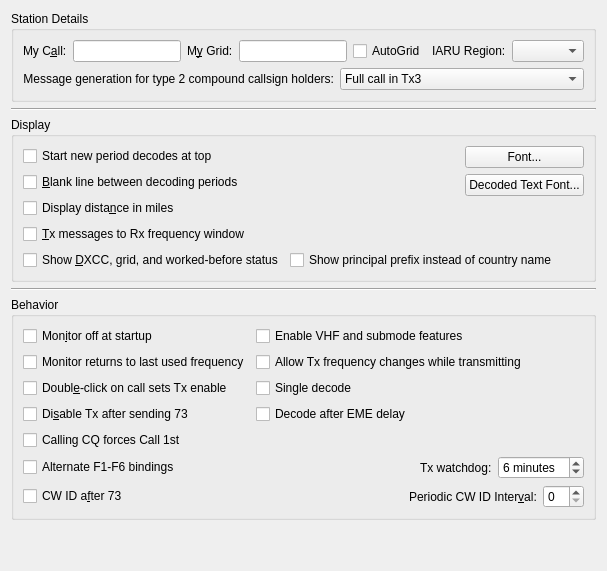
     <widget class="QWidget" name="general_tab">
      <attribute name="title">
       <string>Genera&amp;l</string>
      </attribute>
      <attribute name="toolTip">
       <string>General station details and settings.</string>
      </attribute>
      <layout class="QVBoxLayout" name="verticalLayout_4">
       <item>
        <widget class="QGroupBox" name="station_group_box">
         <property name="title">
          <string>Station Details</string>
         </property>
         <layout class="QVBoxLayout" name="verticalLayout_12">
          <item>
           <layout class="QHBoxLayout" name="horizontalLayout_14">
            <item>
             <layout class="QFormLayout" name="formLayout_3">
              <item row="0" column="0">
               <widget class="QLabel" name="callsign_label">
                <property name="text">
                 <string>My C&amp;all:</string>
                </property>
                <property name="buddy">
                 <cstring>callsign_line_edit</cstring>
                </property>
               </widget>
              </item>
              <item row="0" column="1">
               <widget class="QLineEdit" name="callsign_line_edit">
                <property name="toolTip">
                 <string>Station callsign.</string>
                </property>
               </widget>
              </item>
             </layout>
            </item>
            <item>
             <layout class="QFormLayout" name="formLayout_12">
              <item row="0" column="0">
               <widget class="QLabel" name="grid_label">
                <property name="text">
                 <string>M&amp;y Grid:</string>
                </property>
                <property name="buddy">
                 <cstring>grid_line_edit</cstring>
                </property>
               </widget>
              </item>
              <item row="0" column="1">
               <widget class="QLineEdit" name="grid_line_edit">
                <property name="toolTip">
                 <string>&lt;html&gt;&lt;head/&gt;&lt;body&gt;&lt;p&gt;Maidenhead locator, preferably 6 characters.&lt;/p&gt;&lt;/body&gt;&lt;/html&gt;</string>
                </property>
               </widget>
              </item>
             </layout>
            </item>
            <item>
             <widget class="QCheckBox" name="use_dynamic_grid">
              <property name="toolTip">
               <string>Check to allow grid changes from external programs</string>
              </property>
              <property name="text">
               <string>AutoGrid</string>
              </property>
             </widget>
            </item>
            <item>
             <layout class="QFormLayout" name="formLayout_2">
              <item row="0" column="0">
               <widget class="QLabel" name="label_12">
                <property name="text">
                 <string>IARU Region:</string>
                </property>
                <property name="buddy">
                 <cstring>region_combo_box</cstring>
                </property>
               </widget>
              </item>
              <item row="0" column="1">
               <widget class="QComboBox" name="region_combo_box">
                <property name="toolTip">
                 <string>&lt;html&gt;&lt;head/&gt;&lt;body&gt;&lt;p&gt;Select your IARU region.&lt;/p&gt;&lt;/body&gt;&lt;/html&gt;</string>
                </property>
               </widget>
              </item>
             </layout>
            </item>
           </layout>
          </item>
          <item>
           <layout class="QFormLayout" name="formLayout_13">
            <item row="0" column="0">
             <widget class="QLabel" name="label_5">
              <property name="text">
               <string>Message generation for type 2 compound callsign holders:</string>
              </property>
              <property name="alignment">
               <set>Qt::AlignRight|Qt::AlignTrailing|Qt::AlignVCenter</set>
              </property>
              <property name="buddy">
               <cstring>type_2_msg_gen_combo_box</cstring>
              </property>
             </widget>
            </item>
            <item row="0" column="1">
             <widget class="QComboBox" name="type_2_msg_gen_combo_box">
              <property name="enabled">
               <bool>true</bool>
              </property>
              <property name="toolTip">
               <string>&lt;html&gt;&lt;head/&gt;&lt;body&gt;&lt;p&gt;Type 2 compound callsigns are those with prefixes or suffixes not included in the allowed shortlist (See Help-&amp;gt;Add-on prefixes and suffixes).&lt;/p&gt;&lt;p&gt;This option determines which generated messages should contain your full type 2 compound call sign rather than your base callsign. It only applies if you have a type 2 compound callsign.&lt;/p&gt;&lt;p&gt;This option controls the way the messages that are used to answer CQ calls are generated. Generated messages 6 (CQ) and 5 (73) will always contain your full callsign. The JT65 and JT9 protocols allow for some standard messages with your full call at the expense of another piece of information such as the DX call or your locator.&lt;/p&gt;&lt;p&gt;Choosing message 1 omits the DX callsign which may be an issue when replying to CQ calls. Choosing message 3 also omits the DX callsign and many versions of this and other software will not extract the report. Choosing neither means that your full callsign only goes in your message 5 (73) so your QSO partner may log the wrong callsign.&lt;/p&gt;&lt;p&gt;None of these options are perfect, message 3 is usually best but be aware your QSO partner may not log the report you send them.&lt;/p&gt;&lt;/body&gt;&lt;/html&gt;</string>
              </property>
              <property name="currentIndex">
               <number>1</number>
              </property>
              <item>
               <property name="text">
                <string>Full call in Tx1</string>
               </property>
              </item>
              <item>
               <property name="text">
                <string>Full call in Tx3</string>
               </property>
              </item>
              <item>
               <property name="text">
                <string>Full call in Tx5 only</string>
               </property>
              </item>
             </widget>
            </item>
           </layout>
          </item>
         </layout>
        </widget>
       </item>
       <item>
        <widget class="Line" name="line_5">
         <property name="orientation">
          <enum>Qt::Horizontal</enum>
         </property>
        </widget>
       </item>
       <item>
        <widget class="QGroupBox" name="display_group_box">
         <property name="title">
          <string>Display</string>
         </property>
         <layout class="QGridLayout" name="gridLayout_4">
          <item row="1" column="0">
           <widget class="QCheckBox" name="insert_blank_check_box">
            <property name="toolTip">
             <string>Include a separator line between periods in the band activity window.</string>
            </property>
            <property name="text">
             <string>&amp;Blank line between decoding periods</string>
            </property>
           </widget>
          </item>
          <item row="0" column="0">
           <widget class="QCheckBox" name="decodes_from_top_check_box">
            <property name="toolTip">
             <string>&lt;html&gt;&lt;head/&gt;&lt;body&gt;&lt;p&gt;Check to have decodes for a new period start at the top of the Band Activity window and not scroll off the top when the window is full.&lt;/p&gt;&lt;p&gt;This is to aid selecting decodes to double-click while decoding is still in progress. Use the Band Activity vertical scroll bar to reveal decodes past the bottom of the window.&lt;/p&gt;&lt;/body&gt;&lt;/html&gt;</string>
            </property>
            <property name="text">
             <string>Start new period decodes at top</string>
            </property>
           </widget>
          </item>
          <item row="4" column="0">
           <widget class="QCheckBox" name="DXCC_check_box">
            <property name="toolTip">
             <string>Show if decoded stations are new DXCC entities or worked before.</string>
            </property>
            <property name="text">
             <string>Show &amp;DXCC, grid, and worked-before status</string>
            </property>
            <property name="checked">
             <bool>false</bool>
            </property>
           </widget>
          </item>
          <item row="4" column="1">
           <widget class="QCheckBox" name="ppfx_check_box">
            <property name="text">
             <string>Show principal prefix instead of country name</string>
            </property>
           </widget>
          </item>
          <item row="3" column="0">
           <widget class="QCheckBox" name="TX_messages_check_box">
            <property name="toolTip">
             <string>Show outgoing transmitted messages in the Rx frequency window.</string>
            </property>
            <property name="text">
             <string>&amp;Tx messages to Rx frequency window</string>
            </property>
           </widget>
          </item>
          <item row="0" column="1" rowspan="4">
           <layout class="QHBoxLayout" name="horizontalLayout_21">
            <item>
             <spacer name="horizontalSpacer_2">
              <property name="orientation">
               <enum>Qt::Horizontal</enum>
              </property>
              <property name="sizeHint" stdset="0">
               <size>
                <width>0</width>
                <height>0</height>
               </size>
              </property>
             </spacer>
            </item>
            <item>
             <layout class="QVBoxLayout" name="verticalLayout_6">
              <item>
               <widget class="QPushButton" name="font_push_button">
                <property name="toolTip">
                 <string>Set the font characteristics for the application.</string>
                </property>
                <property name="text">
                 <string>Font...</string>
                </property>
               </widget>
              </item>
              <item>
               <widget class="QPushButton" name="decoded_text_font_push_button">
                <property name="toolTip">
                 <string>Set the font characteristics for the Band Activity and Rx Frequency areas.</string>
                </property>
                <property name="text">
                 <string>Decoded Text Font...</string>
                </property>
               </widget>
              </item>
              <item>
               <spacer name="verticalSpacer">
                <property name="orientation">
                 <enum>Qt::Vertical</enum>
                </property>
                <property name="sizeHint" stdset="0">
                 <size>
                  <width>0</width>
                  <height>0</height>
                 </size>
                </property>
               </spacer>
              </item>
             </layout>
            </item>
           </layout>
          </item>
          <item row="2" column="0">
           <widget class="QCheckBox" name="miles_check_box">
            <property name="toolTip">
             <string>Show distance to DX station in miles rather than kilometers.</string>
            </property>
            <property name="text">
             <string>Display dista&amp;nce in miles</string>
            </property>
           </widget>
          </item>
         </layout>
        </widget>
       </item>
       <item>
        <widget class="Line" name="line_7">
         <property name="orientation">
          <enum>Qt::Horizontal</enum>
         </property>
        </widget>
       </item>
       <item>
        <widget class="QGroupBox" name="behaviour_group_box">
         <property name="title">
          <string>Behavior</string>
         </property>
         <layout class="QGridLayout" name="gridLayout_8">
          <item row="3" column="1">
           <widget class="QCheckBox" name="decode_at_52s_check_box">
            <property name="text">
             <string>Decode after EME delay</string>
            </property>
           </widget>
          </item>
          <item row="5" column="1">
           <layout class="QHBoxLayout" name="horizontalLayout_12">
            <item>
             <spacer name="horizontalSpacer_7">
              <property name="orientation">
               <enum>Qt::Horizontal</enum>
              </property>
              <property name="sizeHint" stdset="0">
               <size>
                <width>0</width>
                <height>0</height>
               </size>
              </property>
             </spacer>
            </item>
            <item>
             <widget class="QLabel" name="label_10">
              <property name="text">
               <string>Tx watchdog:</string>
              </property>
              <property name="buddy">
               <cstring>tx_watchdog_spin_box</cstring>
              </property>
             </widget>
            </item>
            <item>
             <widget class="QSpinBox" name="tx_watchdog_spin_box">
              <property name="toolTip">
               <string>&lt;html&gt;&lt;head/&gt;&lt;body&gt;&lt;p&gt;Number of minutes before unattended transmissions are aborted&lt;/p&gt;&lt;/body&gt;&lt;/html&gt;</string>
              </property>
              <property name="specialValueText">
               <string>Disabled</string>
              </property>
              <property name="suffix">
               <string> minutes</string>
              </property>
              <property name="prefix">
               <string/>
              </property>
              <property name="value">
               <number>6</number>
              </property>
             </widget>
            </item>
           </layout>
          </item>
          <item row="0" column="1">
           <widget class="QCheckBox" name="enable_VHF_features_check_box">
            <property name="text">
             <string>Enable VHF and submode features</string>
            </property>
           </widget>
          </item>
          <item row="2" column="1">
           <widget class="QCheckBox" name="single_decode_check_box">
            <property name="text">
             <string>Single decode</string>
            </property>
           </widget>
          </item>
          <item row="1" column="1">
           <widget class="QCheckBox" name="tx_QSY_check_box">
            <property name="toolTip">
             <string>&lt;html&gt;&lt;head/&gt;&lt;body&gt;&lt;p&gt;Some rigs are not able to process CAT commands while transmitting. This means that if you are operating in split mode you may have to uncheck this option.&lt;/p&gt;&lt;/body&gt;&lt;/html&gt;</string>
            </property>
            <property name="text">
             <string>Allow Tx frequency changes while transmitting</string>
            </property>
           </widget>
          </item>
          <item row="0" column="0">
           <widget class="QCheckBox" name="monitor_off_check_box">
            <property name="toolTip">
             <string>Don't start decoding until the monitor button is clicked.</string>
            </property>
            <property name="text">
             <string>Mon&amp;itor off at startup</string>
            </property>
            <property name="checked">
             <bool>false</bool>
            </property>
           </widget>
          </item>
          <item row="1" column="0">
           <widget class="QCheckBox" name="monitor_last_used_check_box">
            <property name="toolTip">
             <string>&lt;html&gt;&lt;head/&gt;&lt;body&gt;&lt;p&gt;Check this if you wish to automatically return to the last monitored frequency when monitor is enabled, leave it unchecked if you wish to have the current rig frequency maintained.&lt;/p&gt;&lt;/body&gt;&lt;/html&gt;</string>
            </property>
            <property name="text">
             <string>Monitor returns to last used frequency</string>
            </property>
           </widget>
          </item>
          <item row="5" column="0">
           <widget class="QCheckBox" name="alternate_bindings_check_box">
            <property name="text">
             <string>Alternate F1-F6 bindings</string>
            </property>
           </widget>
          </item>
          <item row="3" column="0">
           <widget class="QCheckBox" name="disable_TX_on_73_check_box">
            <property name="toolTip">
             <string>Turns off automatic transmissions after sending a 73 or any other free
text message.</string>
            </property>
            <property name="text">
             <string>Di&amp;sable Tx after sending 73</string>
            </property>
           </widget>
          </item>
          <item row="7" column="0" colspan="2">
           <layout class="QHBoxLayout" name="horizontalLayout_9">
            <item>
             <widget class="QCheckBox" name="CW_id_after_73_check_box">
              <property name="toolTip">
               <string>Send a CW ID after every 73 or free text message.</string>
              </property>
              <property name="text">
               <string>CW ID a&amp;fter 73</string>
              </property>
             </widget>
            </item>
            <item>
             <spacer name="horizontalSpacer">
              <property name="orientation">
               <enum>Qt::Horizontal</enum>
              </property>
              <property name="sizeHint" stdset="0">
               <size>
                <width>0</width>
                <height>0</height>
               </size>
              </property>
             </spacer>
            </item>
            <item>
             <widget class="QLabel" name="label">
              <property name="sizePolicy">
               <sizepolicy hsizetype="Preferred" vsizetype="Preferred">
                <horstretch>0</horstretch>
                <verstretch>0</verstretch>
               </sizepolicy>
              </property>
              <property name="text">
               <string>Periodic CW ID Inter&amp;val:</string>
              </property>
              <property name="buddy">
               <cstring>CW_id_interval_spin_box</cstring>
              </property>
             </widget>
            </item>
            <item>
             <widget class="QSpinBox" name="CW_id_interval_spin_box">
              <property name="toolTip">
               <string>Send a CW ID periodically every few minutes.
This might be required under your countries licence regulations.
It will not interfere with other users as it is always sent in the
quiet period when decoding is done.</string>
              </property>
             </widget>
            </item>
           </layout>
          </item>
          <item row="2" column="0">
           <widget class="QCheckBox" name="quick_call_check_box">
            <property name="toolTip">
             <string>Automatic transmission mode.</string>
            </property>
            <property name="text">
             <string>Doubl&amp;e-click on call sets Tx enable</string>
            </property>
           </widget>
          </item>
          <item row="4" column="0">
           <widget class="QCheckBox" name="force_call_1st_check_box">
            <property name="text">
             <string>Calling CQ forces Call 1st</string>
            </property>
           </widget>
          </item>
         </layout>
        </widget>
       </item>
       <item>
        <spacer name="verticalSpacer_9">
         <property name="orientation">
          <enum>Qt::Vertical</enum>
         </property>
         <property name="sizeHint" stdset="0">
          <size>
           <width>20</width>
           <height>40</height>
          </size>
         </property>
        </spacer>
       </item>
      </layout>
     </widget>
